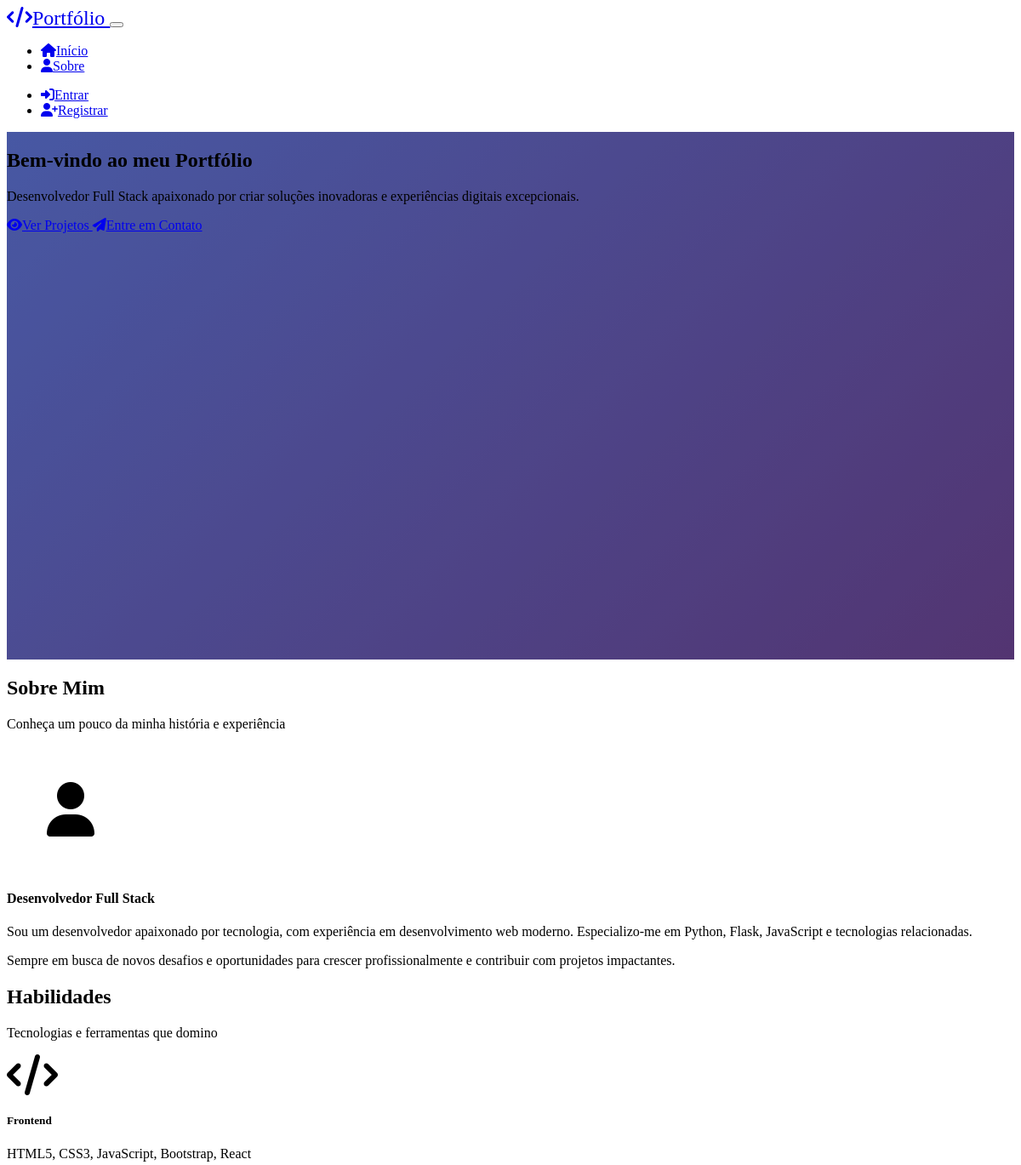
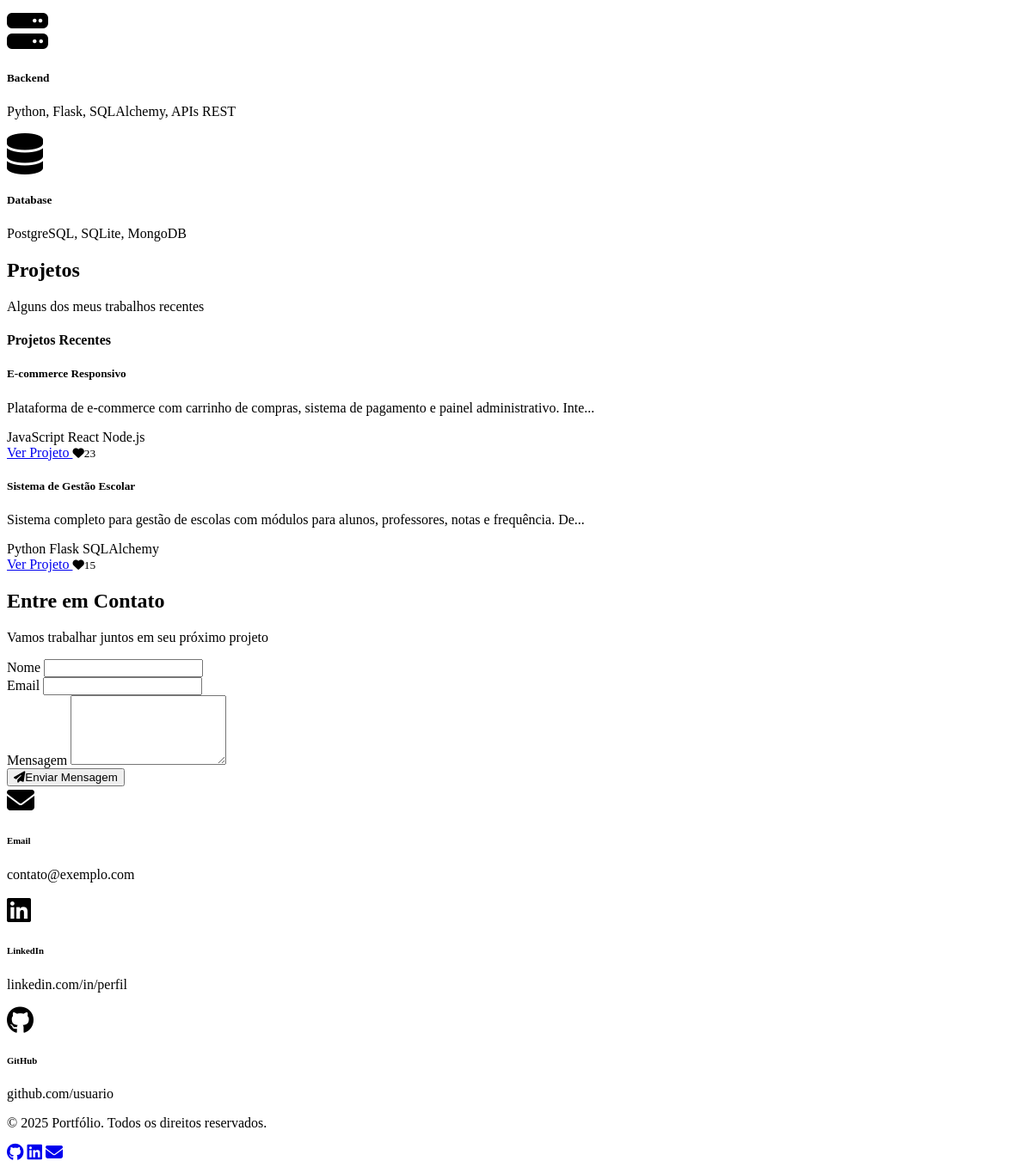
The page / on the database its author committed (2 pictures, top to bottom).
### models.py (models this page shows, shortened)
class Project(db.Model):
    id = db.Column(db.Integer, primary_key=True)
    titulo = db.Column(db.String(100), nullable=False)
    descricao = db.Column(db.Text, nullable=False)
    imagem_url = db.Column(db.String(200))
    tags = db.Column(db.String(200))  # Comma-separated tags
    status = db.Column(db.String(20), nullable=False, default='draft')  # 'draft' or 'published'
    likes_count = db.Column(db.Integer, default=0)
    criado_em = db.Column(db.DateTime, default=datetime.utcnow)
    atualizado_em = db.Column(db.DateTime, default=datetime.utcnow, onupdate=datetime.utcnow)
    user_id = db.Column(db.Integer, db.ForeignKey('user.id'), nullable=False)
    comments = db.relationship('Comment', backref='project', lazy=True, cascade='all, delete-orphan')
    likes = db.relationship('Like', backref='project', lazy=True, cascade='all, delete-orphan')

### routes.py (the view)
@app.route('/')
def index():
    recent_projects = Project.query.filter_by(status='published').order_by(desc(Project.criado_em)).limit(6).all()
    popular_projects = Project.query.filter_by(status='published').order_by(desc(Project.likes_count)).limit(6).all()
    return render_template('index.html', recent_projects=recent_projects, popular_projects=popular_projects)

### templates/index.html (shortened to what this page needs)
{% extends "base.html" %}
{% block content %}
<section class="hero-section bg-gradient py-5">
    <div class="container">
        <div class="row align-items-center min-vh-75">
            <div class="col-lg-8 mx-auto text-center">
                <div class="hero-content">
                    <h1 class="display-4 fw-bold mb-4 text-primary">
                        Bem-vindo ao meu Portfólio
                    </h1>
                    <p class="lead mb-4 text-muted">
                        Desenvolvedor Full Stack apaixonado por criar soluções inovadoras e experiências digitais excepcionais.
                    </p>
                    <div class="hero-buttons">
                        <a href="#projetos" class="btn btn-primary btn-lg me-3">
                            <i class="fas fa-eye me-2"></i>Ver Projetos
                        </a>
                        <a href="#contato" class="btn btn-outline-secondary btn-lg">
                            <i class="fas fa-paper-plane me-2"></i>Entre em Contato
                        </a>
                    </div>
                </div>
            </div>
        </div>
    </div>
</section>
<section id="sobre" class="py-5">
    <div class="container">
        <div class="row">
            <div class="col-lg-8 mx-auto">
                <div class="text-center mb-5">
                    <h2 class="display-5 fw-bold">Sobre Mim</h2>
                    <p class="text-muted">Conheça um pouco da minha história e experiência</p>
                </div>
                <div class="card bg-dark border-secondary">
                    <div class="card-body p-4">
                        <div class="row align-items-center">
                            <div class="col-md-4 text-center mb-4 mb-md-0">
                                <div class="profile-placeholder bg-secondary rounded-circle mx-auto mb-3" style="width: 150px; height: 150px; display: flex; align-items: center; justify-content: center;">
                                    <i class="fas fa-user fa-4x text-muted"></i>
                                </div>
                            </div>
                            <div class="col-md-8">
                                <h4 class="mb-3">Desenvolvedor Full Stack</h4>
                                <p class="text-muted mb-3">
                                    Sou um desenvolvedor apaixonado por tecnologia, com experiência em desenvolvimento web
                                    moderno. Especializo-me em Python, Flask, JavaScript e tecnologias relacionadas.
                                </p>
                                <p class="text-muted">
                                    Sempre em busca de novos desafios e oportunidades para crescer profissionalmente
                                    e contribuir com projetos impactantes.
                                </p>
                            </div>
                        </div>
                    </div>
                </div>
            </div>
        </div>
    </div>
</section>
<section id="habilidades" class="py-5 bg-dark">
    <div class="container">
        <div class="text-center mb-5">
            <h2 class="display-5 fw-bold">Habilidades</h2>
            <p class="text-muted">Tecnologias e ferramentas que domino</p>
        </div>
        <div class="row g-4">
            <div class="col-md-4">
                <div class="card bg-secondary border-0 h-100">
                    <div class="card-body text-center">
                        <i class="fas fa-code fa-3x text-primary mb-3"></i>
                        <h5 class="card-title">Frontend</h5>
                        <p class="card-text text-muted">HTML5, CSS3, JavaScript, Bootstrap, React</p>
                    </div>
                </div>
            </div>
            <div class="col-md-4">
                <div class="card bg-secondary border-0 h-100">
                    <div class="card-body text-center">
                        <i class="fas fa-server fa-3x text-success mb-3"></i>
                        <h5 class="card-title">Backend</h5>
                        <p class="card-text text-muted">Python, Flask, SQLAlchemy, APIs REST</p>
                    </div>
                </div>
            </div>
            <div class="col-md-4">
                <div class="card bg-secondary border-0 h-100">
                    <div class="card-body text-center">
                        <i class="fas fa-database fa-3x text-warning mb-3"></i>
                        <h5 class="card-title">Database</h5>
                        <p class="card-text text-muted">PostgreSQL, SQLite, MongoDB</p>
                    </div>
                </div>
            </div>
        </div>
    </div>
</section>
<section id="projetos" class="py-5">
    <div class="container">
        <div class="text-center mb-5">
            <h2 class="display-5 fw-bold">Projetos</h2>
            <p class="text-muted">Alguns dos meus trabalhos recentes</p>
        </div>
        {% if recent_projects %}
        <div class="mb-5">
            <h4 class="mb-4">Projetos Recentes</h4>
            <div class="row">
                {% for project in recent_projects %}
                <div class="col-md-6 col-lg-4 mb-4">
                    <div class="card bg-dark border-secondary h-100">
                        <div class="card-body d-flex flex-column">
                            <h5 class="card-title">{{ project.titulo }}</h5>
                            <p class="card-text flex-grow-1">{{ project.descricao[:100] }}{% if project.descricao|length > 100 %}...{% endif %}</p>
                            {% if project.tags %}
                            <div class="mb-2">
                                {% for tag in project.tags.split(',')[:3] %}
                                <span class="badge bg-secondary me-1">{{ tag.strip() }}</span>
                                {% endfor %}
                            </div>
                            {% endif %}
                            <div class="d-flex justify-content-between align-items-center">
                                <a href="{{ url_for('project_detail', id=project.id) }}" class="btn btn-primary btn-sm">
                                    Ver Projeto
                                </a>
                                <small class="text-muted">
                                    <i class="fas fa-heart me-1"></i>{{ project.likes_count }}
                                </small>
                            </div>
                        </div>
                    </div>
                </div>
                {% endfor %}
            </div>
        </div>
        {% endif %}
    </div>
</section>
<section id="contato" class="py-5 bg-dark">
    <div class="container">
        <div class="text-center mb-5">
            <h2 class="display-5 fw-bold">Entre em Contato</h2>
            <p class="text-muted">Vamos trabalhar juntos em seu próximo projeto</p>
        </div>
        <div class="row">
            <div class="col-lg-8 mx-auto">
                <div class="card bg-secondary border-0">
                    <div class="card-body p-4">
                        <form id="contactForm">
                            <div class="row g-3">
                                <div class="col-md-6">
                                    <label for="name" class="form-label">Nome</label>
                                    <input type="text" class="form-control" id="name" name="name" required>
                                </div>
                                <div class="col-md-6">
                                    <label for="email" class="form-label">Email</label>
                                    <input type="email" class="form-control" id="email" name="email" required>
                                </div>
                                <div class="col-12">
                                    <label for="message" class="form-label">Mensagem</label>
                                    <textarea class="form-control" id="message" name="message" rows="5" required></textarea>
                                </div>
                                <div class="col-12 text-center">
                                    <button type="submit" class="btn btn-primary btn-lg">
                                        <i class="fas fa-paper-plane me-2"></i>Enviar Mensagem
                                    </button>
                                </div>
                            </div>
                        </form>
                    </div>
                </div>
                <div class="row mt-4 text-center">
                    <div class="col-md-4">
                        <div class="contact-info">
                            <i class="fas fa-envelope fa-2x text-primary mb-2"></i>
                            <h6>Email</h6>
                            <p class="text-muted">contato@exemplo.com</p>
                        </div>
                    </div>
                    <div class="col-md-4">
                        <div class="contact-info">
                            <i class="fab fa-linkedin fa-2x text-primary mb-2"></i>
                            <h6>LinkedIn</h6>
                            <p class="text-muted">linkedin.com/in/perfil</p>
                        </div>
                    </div>
                    <div class="col-md-4">
                        <div class="contact-info">
                            <i class="fab fa-github fa-2x text-primary mb-2"></i>
                            <h6>GitHub</h6>
                            <p class="text-muted">github.com/usuario</p>
                        </div>
                    </div>
                </div>
            </div>
        </div>
    </div>
</section>
{% endblock %}

### static/css/style.css (style rules this page uses)
:root { --hero-gradient: linear-gradient(135deg, #667eea 0%, #764ba2 100%); }
.hero-section { background: var(--hero-gradient); position: relative; overflow: hidden; }
.hero-section::before { content: ''; position: absolute; top: 0; left: 0; right: 0; bottom: 0; background: rgba(0, 0, 0, 0.3); z-index: 1; }
.hero-content { position: relative; z-index: 2; }
.min-vh-75 { min-height: 75vh; }
.card { transition: transform 0.3s ease, box-shadow 0.3s ease; }
.btn { font-weight: 500; transition: all 0.3s ease; }
.contact-info i { transition: transform 0.3s ease; }
html { scroll-behavior: smooth; }
section { scroll-margin-top: 76px; }
.bg-gradient { background: var(--hero-gradient) !important; }

### rows shown on the page
Project: titulo "E-commerce Responsivo", descricao "Plataforma de e-commerce com carrinho de compras, sistema de pagamento e painel administrativo. Inte", strip "JavaScript" "React" "Node.js", likes_count "23"
Project: titulo "Sistema de Gestão Escolar", descricao "Sistema completo para gestão de escolas com módulos para alunos, professores, notas e frequência. De", strip "Python" "Flask" "SQLAlchemy", likes_count "15"

### other values the page prints
{{ current_year or 2025 }} "2025"
